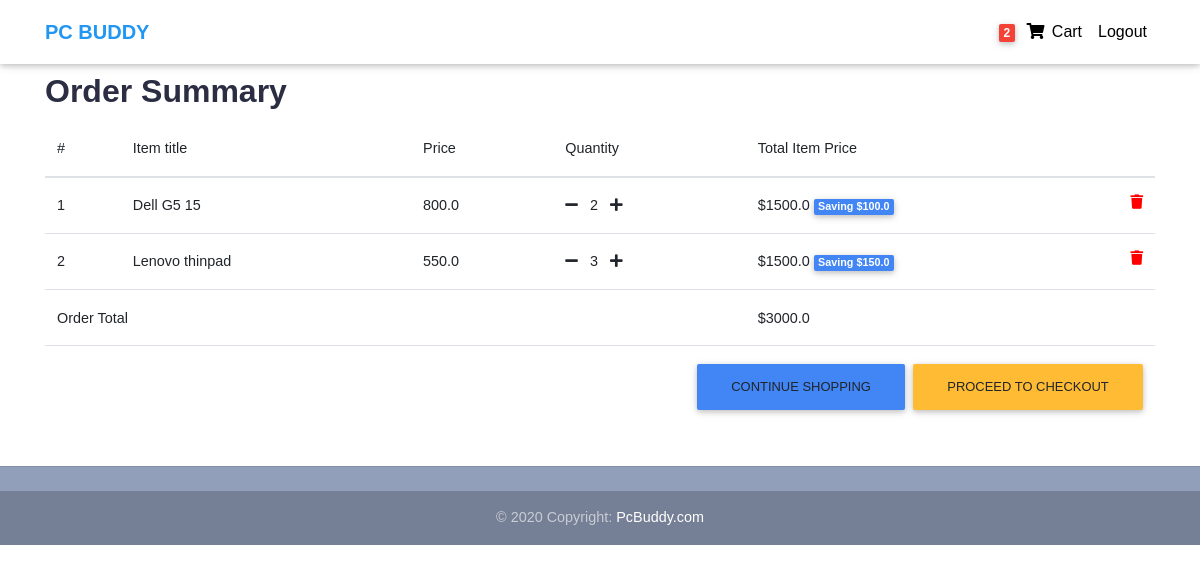
Page /order-summary/ (signed in) on the earlier database version.
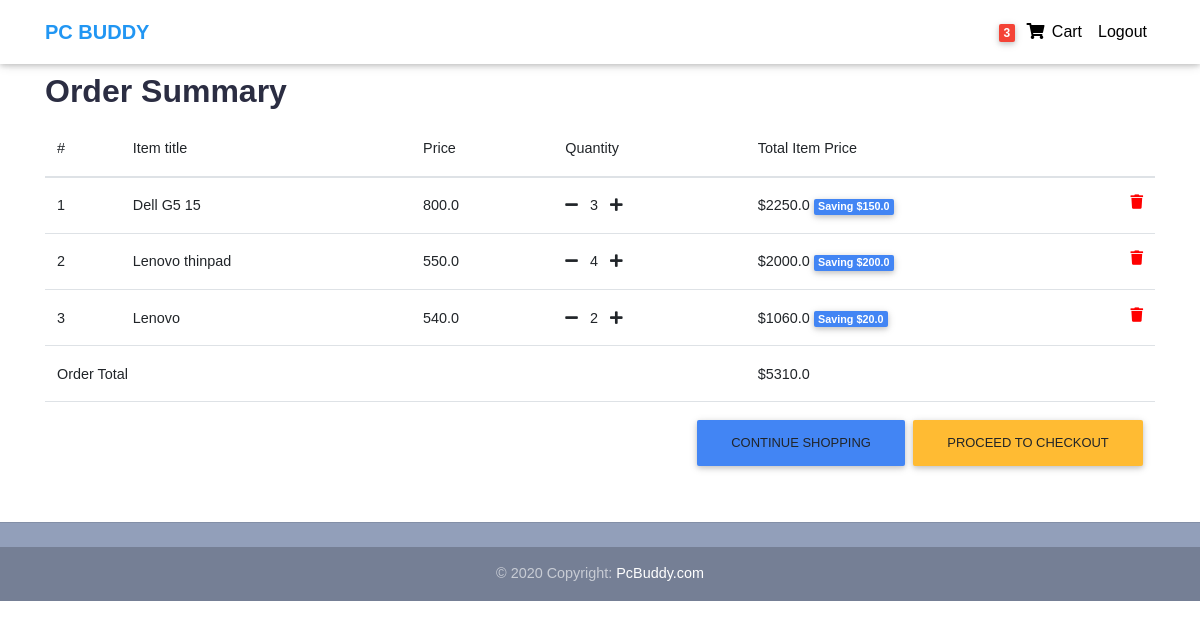
Same page on the later database version.
### core/models.py (models this page shows, shortened)
class Order(models.Model):
    user = models.ForeignKey(settings.AUTH_USER_MODEL,
                             on_delete=models.CASCADE)
    ref_code = models.CharField(max_length=20, blank=True, null=True)
    items = models.ManyToManyField(OrderItem)
    start_date = models.DateTimeField(auto_now_add=True)
    ordered_date = models.DateTimeField()
    ordered = models.BooleanField(default=False)
    shipping_address = models.ForeignKey(
        'Address', related_name='shipping_address', on_delete=models.SET_NULL, blank=True, null=True)
    billing_address = models.ForeignKey(
        'Address', related_name='billing_address', on_delete=models.SET_NULL, blank=True, null=True)
    payment = models.ForeignKey(
        'Payment', on_delete=models.SET_NULL, blank=True, null=True)
    coupon = models.ForeignKey(
        'Coupon', on_delete=models.SET_NULL, blank=True, null=True)
    being_delivered = models.BooleanField(default=False)
    received = models.BooleanField(default=False)
    refund_requested = models.BooleanField(default=False)
    refund_granted = models.BooleanField(default=False)
    '''
    1. Item added to cart
    2. Adding a billing address
    (Failed checkout)
    3. Payment
    (Preprocessing, processing, packaging etc.)
    4. Being delivered
    5. Received
    6. Refunds
    '''
    def get_total(self):
        total = 0
        for order_item in self.items.all():
            total += order_item.get_final_price()
        if self.coupon:
            total -= self.coupon.amount
        return total

class OrderItem(models.Model):
    user = models.ForeignKey(settings.AUTH_USER_MODEL,
                             on_delete=models.CASCADE)
    ordered = models.BooleanField(default=False)
    item = models.ForeignKey(Item, on_delete=models.CASCADE)
    quantity = models.IntegerField(default=1)
    def get_total_item_price(self):
        return self.quantity * self.item.price
    def get_total_discount_item_price(self):
        return self.quantity * self.item.discount_price
    def get_amount_saved(self):
        return self.get_total_item_price() - self.get_total_discount_item_price()
    def get_final_price(self):
        if self.item.discount_price:
            return self.get_total_discount_item_price()
        return self.get_total_item_price()

class Item(models.Model):
    title = models.CharField(max_length=100)
    price = models.FloatField()
    discount_price = models.FloatField(blank=True, null=True)
    category = models.CharField(choices=CATEGORY_CHOICES, max_length=2)
    slug = models.SlugField()
    description = models.TextField()
    image = models.ImageField()

### core/views.py (the view)
# urls.py: path('order-summary/', OrderSummaryView.as_view(), name='order-summary'),
class OrderSummaryView(LoginRequiredMixin, View):
    def get(self, *args, **kwargs):
        try:
            order = Order.objects.get(user=self.request.user, ordered=False)
            context = {
                'object': order
            }
            return render(self.request, 'order_summary.html', context)
        except ObjectDoesNotExist:
            messages.warning(self.request, "You do not have an active order")
            return redirect("/")

### core/templatetags/cart_template_tags.py (called while the page is built)
@register.filter
def cart_item_count(user):
    if user.is_authenticated:
        qs = Order.objects.filter(user=user, ordered=False)
        if qs.exists():
            return qs[0].items.count()
    return 0

### templates/order_summary.html (shortened to what this page needs)
{% extends "base.html" %}
{% block content %}
  <main>
    <div class="container">
    <div class="table-responsive text-nowrap">
    <h2>Order Summary</h2>
    <table class="table">
        <thead>
        <tr>
            <th scope="col">#</th>
            <th scope="col">Item title</th>
            <th scope="col">Price</th>
            <th scope="col">Quantity</th>
            <th scope="col">Total Item Price</th>
        </tr>
        </thead>
        <tbody>
        {% for order_item in object.items.all %}
        <tr>
            <th scope="row">{{ forloop.counter }}</th>
            <td>{{ order_item.item.title }}</td>
            <td>{{ order_item.item.price }}</td>
            <td>
                <a href="{% url 'core:remove-single-item-from-cart' order_item.item.slug %}"><i class="fas fa-minus mr-2"></i></a>
                {{ order_item.quantity }}
                <a href="{% url 'core:add-to-cart' order_item.item.slug %}"><i class="fas fa-plus ml-2"></i></a>
            </td>
            <td>
            {% if order_item.item.discount_price %}
                ${{ order_item.get_total_discount_item_price }}
                <span class="badge badge-primary">Saving ${{ order_item.get_amount_saved }}</span>
            {% else %}
                ${{ order_item.get_total_item_price }}
            {% endif %}
            <a style='color: red;' href="{% url 'core:remove-from-cart' order_item.item.slug %}">
                <i class="fas fa-trash float-right"></i>
            </a>
            </td>
        </tr>
        {% endfor %}
        {% if object.get_total %}
        <tr>
            <td colspan="4"><b>Order Total</b></td>
            <td><b>${{ object.get_total }}</b></td>
        </tr>
        <tr>
            <td colspan="5">
            <a class='btn btn-warning float-right ml-2' href='/checkout/'>Proceed to checkout</a>
            <a class='btn btn-primary float-right' href='/'>Continue shopping</a>
            </td>
        </tr>
        {% endif %}
        </tbody>
    </table>
    </div>
    </div>
  </main>
{% endblock content %}

### templates/base.html (shortened to what this page needs)
{% load static %}
<!DOCTYPE html>
<html lang="en">
<head>
  <link rel="stylesheet" href="https://use.fontawesome.com/releases/v5.8.1/css/all.css">
  <link href="{% static 'css/bootstrap.min.css' %}" rel="stylesheet">
  <link href="{% static 'css/mdb.min.css' %}" rel="stylesheet">
  <link href="{% static 'css/style.min.css' %}" rel="stylesheet">
</head>
{% include "navbar.html" %}
<body>
  <div class="mt-5 pt-4">
  </div>
  {% block content %}
  {% endblock content %}
  {% include "footer.html" %}
</body>
</html>

### templates/navbar.html (shortened to what this page needs)
{% load cart_template_tags %}
<nav class="navbar fixed-top navbar-expand-lg navbar-light white scrolling-navbar">
  <div class="container">
    <a class="navbar-brand waves-effect" href="/">
      <strong class="blue-text">PC BUDDY</strong>
    </a>
    <div class="collapse navbar-collapse" id="navbarSupportedContent">
      <ul class="navbar-nav nav-flex-icons">
        {% if request.user.is_authenticated %}
        <li class="nav-item">
          <a href="{% url 'core:order-summary' %}" class="nav-link waves-effect">
            <span class="badge red z-depth-1 mr-1"> {{ request.user|cart_item_count }} </span>
            <i class="fas fa-shopping-cart"></i>
            <span class="clearfix d-none d-sm-inline-block"> Cart </span>
          </a>
        </li>
        <li class="nav-item">
          <a class="nav-link waves-effect" href="{% url 'account_logout' %}">
            <span class="clearfix d-none d-sm-inline-block"> Logout </span>
          </a>
        </li>
        {% endif %}
      </ul>
    </div>
  </div>
</nav>

### templates/footer.html
<footer class="page-footer text-center font-small mt-4 wow fadeIn">
  <hr class="my-4">
  <div class="footer-copyright py-3">
    © 2020 Copyright:
    <a href="" target="_blank"> PcBuddy.com </a>
  </div>
</footer>

### templates/scripts.html (shortened to what this page needs)
{% load static %}

### templates/base.html (style rules this page uses)
html, body, header, .carousel { height: 60vh; }
body { font-family: 'Montserrat', sans-serif; font-weight: 400; color: #333; }
h1, h2, h3, h4, h5, h6 { color: #2B2D42; font-weight: 700; margin: 0 0 10px; }
a { color: #2B2D42; font-weight: 500; -webkit-transition: 0.2s color; transition: 0.2s color; }
ul, ol { margin: 0; padding: 0; list-style: none }

Differences in the rows shown:
changed OrderItem "Dell G5 15": quantity "2" → "3"; get_total_discount_item_price "1500.0" → "2250.0"; get_amount_saved "100.0" → "150.0"
changed OrderItem "Lenovo thinpad": quantity "3" → "4"; get_total_discount_item_price "1500.0" → "2000.0"; get_amount_saved "150.0" → "200.0"
added OrderItem: item "Lenovo", item.price "540.0", quantity "2", get_total_discount_item_price "1060.0", get_amount_saved "20.0"
changed Order: get_total "3000.0" → "5310.0"
Other differences:
{{ request.user|cart_item_count }}: "2" → "3"
